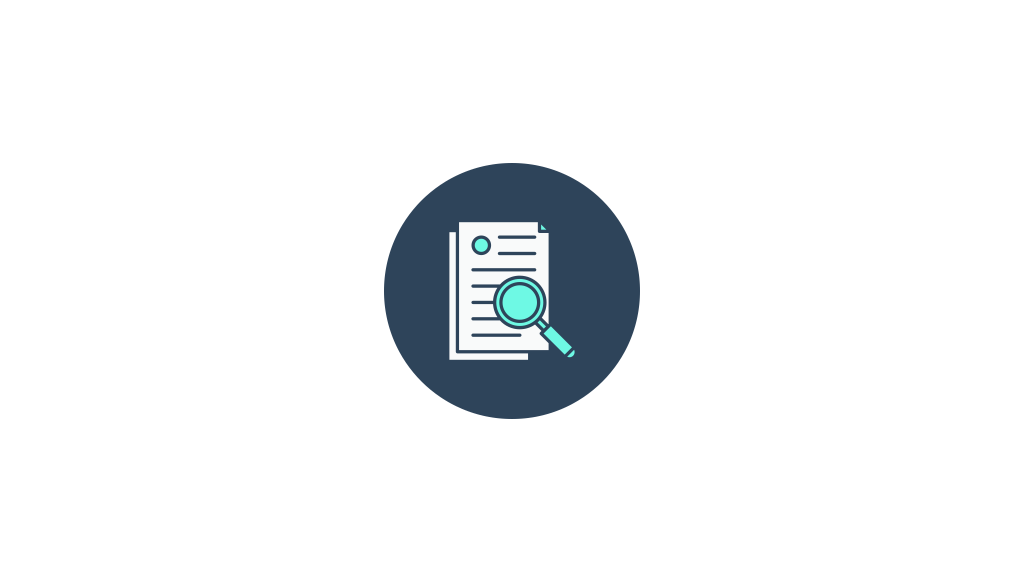
#> input picture backend/default_image.png, 2048 x 1163 px (shown at 1/2 size)
$ python check_blank_image.py ../default_image.png
#> lines starting #> are read from the running program, lines starting #| are printed output that depends on the picture; long printed decimals are rounded
#!/usr/bin/env python3
# -*- coding: utf-8 -*-

import sys
from PIL import Image
import numpy as np

def is_blank_image(image_path, threshold=0.95, min_width=500, min_height=400):
    """
    Vérifie si une image est blanche/uniforme ou trop petite (logo)
    threshold: pourcentage de pixels similaires pour considérer l'image comme blanche (0.95 = 95%)
    min_width: largeur minimale pour une image de cover (évite les logos)
    min_height: hauteur minimale pour une image de cover (évite les logos)
    """
#> called with image_path = '../default_image.png', threshold = 0.95, min_width = 500, min_height = 400
    try:
        img = Image.open(image_path)
#> img is the input picture: PIL image 2048x1163 RGBA; mean R, G, B, A 240.2, 242.2, 243.6, 255

        # Vérifier la taille de l'image (filtrer les logos qui sont souvent petits)
        width, height = img.size
#> width = 2048; height = 1163
        if width < min_width or height < min_height:
            print(f"SMALL_LOGO:{width}x{height}")
            return True

        # Filtrer les images carrées ou presque (logos ACM/IEEE sont souvent carrés)
        aspect_ratio = max(width, height) / min(width, height)
#> aspect_ratio = 1.76
        if aspect_ratio < 1.3:  # Si presque carré (ratio < 1.3)
            print(f"SQUARE_LOGO:{width}x{height}:ratio={aspect_ratio:.2f}")
            return True

        # Convertir en niveaux de gris pour simplifier
        img_gray = img.convert('L')
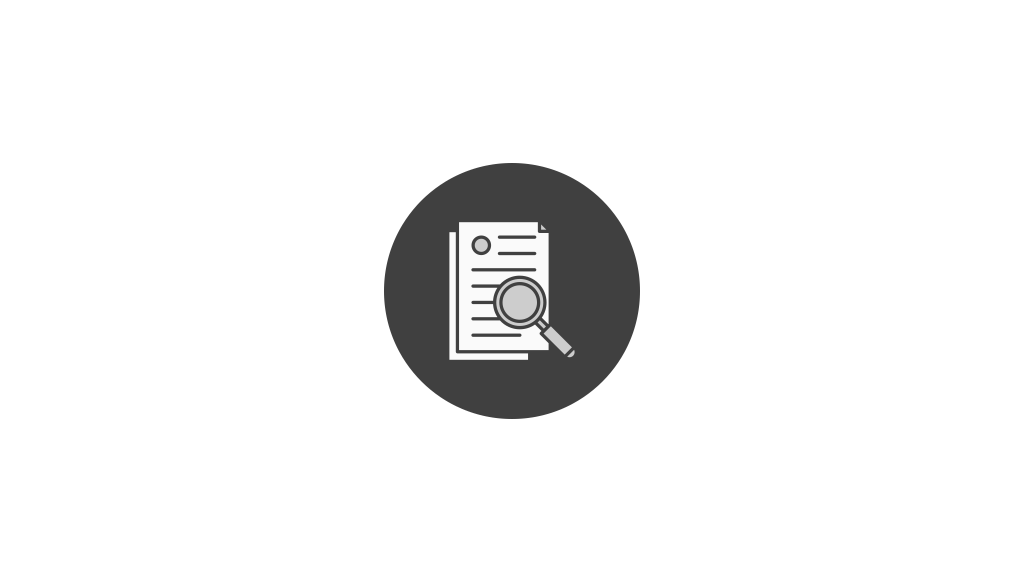
#> img_gray: PIL image 2048x1163 L (shown at 1/2 size); min 64, max 255, mean 241.7

        # Convertir en array numpy
        img_array = np.array(img_gray)

        # Calculer la variance (mesure de la dispersion des pixels)
        # Une variance faible = image uniforme
        variance = np.var(img_array)
#> variance = 2307

        # Une variance < 100 indique généralement une image très uniforme
        if variance < 100:
            print(f"BLANK:{variance}")
            return True

        # Vérifier si la plupart des pixels sont blancs (> 240)
        white_pixels = np.sum(img_array > 240)
#> white_pixels = 2209956
        total_pixels = img_array.size
#> total_pixels = 2381824
        white_ratio = white_pixels / total_pixels
#> white_ratio = 0.928

        if white_ratio > threshold:
            print(f"BLANK:{white_ratio}")
            return True

        print(f"OK:{width}x{height}:{variance}:{white_ratio}")
#| OK:2048x1163:2307.014:0.9278
        return False

    except Exception as e:
        print(f"ERROR:{str(e)}")
        return False

if __name__ == '__main__':
    if len(sys.argv) < 2:
        print("ERROR:No image path provided")
        sys.exit(1)

    image_path = sys.argv[1]
    is_blank = is_blank_image(image_path)
#> (the run stopped early here; a loop or call above may not have finished)
